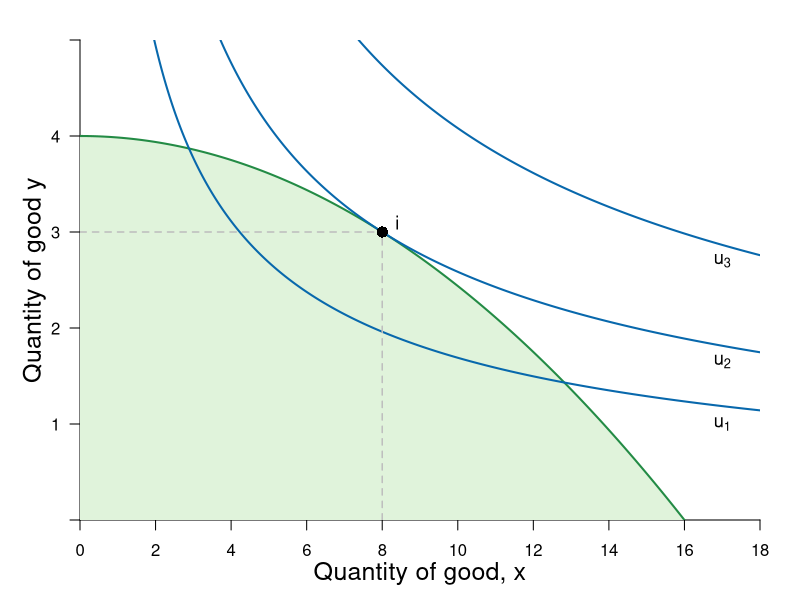

R code for this plot:
#Graph Designer: Scott Cohn
#Authors: Bowles, Foley and Halliday
#Title: Microeconomics: Competition, Conflict and Coordination

library(shape)
pdf(file = "mathappendix/indifference_map.pdf", width = 8, height = 8)

#Set parameters for graphics
axislabelsize <- 1.5
labelsize <- 1.1
graphlinewidth <- 2
segmentlinewidth <- 1.5

COL <- c("#7fc97f", "#beaed4", "#fdc086", "#ffff99", "#386cb0", "#f0027f", "#bf5b17", "#666666")
COLA <- c("#e0f3db", "#99d8c9","#66c2a4","#41ae76", "#238b45", "#005824")
COLB <- c("#4eb3d3", "#2b8cbe", "#0868ac","#084081")

#Edited the margins to cater for the larger LHS labels
par(mar =  c(4, 4, 2, 2))

ppf <- function(x, slope = 1/64, bary = 4) {
  bary - slope *x^2
}

uFn <- function(x, y, alpha = 0.4){
  (x^alpha)*(y^(1-alpha))
}

indiffA <- function(x, ubar = uFn(8,3) - 1, alpha = 0.4) {
  (ubar/ (x^alpha))^(1/ (1 - alpha))
}

ylims <- c(0, 5)
xlims <- c(0, 18)

npts <- 501 
x <- seq(xlims[1], xlims[2], length.out = npts)
y <- seq(ylims[1], ylims[2], length.out = npts) 

a <- c(uFn(8, 3) - 1, uFn(8, 3), uFn(8, 3) + 1.4) #alpha = 0.4


plot(0, 0, xlim = xlims, ylim = ylims, type = "n",
     xlab = expression(paste("")),
     ylab = expression(paste("")), 
     xaxt = "n", 
     yaxt = "n", 
     cex.lab = axislabelsize, 
     bty = "n", 
     xaxs="i", 
     yaxs="i"
)



ticksx <- seq(from = 0, to = xlims[2], by = 2)
xlabels <- seq(from = 0, to = xlims[2], by = 2)
ticksy <- c(ylims[1], 1, 2, 3, 4, ylims[2])
ylabels <- c(NA, 1, 2, 3, 4, NA)

axis(1, at = ticksx, pos = 0, labels = xlabels)
axis(2, at = ticksy, pos = 0, labels = ylabels, las = 1)

npts <- 500 
xx1 <- seq(xlims[1], xlims[2], length.out = npts)
xx2 <- seq(0, xlims[2], length.out = npts)
xx3 <- seq(xlims[1], 0, length.out = npts)
xx4 <- seq(-11, 0, length.out = npts)

#Draw the polygon for shading the feasible set
xpoly1 <- seq(from = xlims[1], to = 16, length.out = 500)
ypoly1 <- ppf(xpoly1)
polygon(x = c(xpoly1, xpoly1[1]), y = c(ypoly1, rev(ypoly1)[1]), col=COLA[1], density=NULL, border = NA)

#Draw the graphs
lines(xx1, ppf(xx1), col = COLA[5], lwd = graphlinewidth)

contour(x, y, 
        outer(x, y, uFn),
        drawlabels = FALSE,
        col = COLB[3],
        lwd = graphlinewidth,
        levels = a, 
        xaxs="i", 
        yaxs="i", 
        add = TRUE)

#Axis labels
mtext(expression(paste("Quantity of good, ", x)), side = 1, line = 2.5, cex = axislabelsize)
text(-1.2, 0.5*ylims[2], expression(paste("Quantity of good ", y)), xpd = TRUE, cex = axislabelsize, srt = 90) 

#Label the indifference curves
text(17, 1, expression(u[1]), cex = labelsize)
text(17, 1.65, expression(u[2]), cex = labelsize)
text(17, 2.7, expression(u[3]), cex = labelsize)

#Annotate max u point on feasibility frontier
text(8.4, ppf(8) + 0.1, expression(paste(i)), cex = labelsize)
segments(8, 0, 8, ppf(x = 8), lty = 2, col = "gray", lwd = segmentlinewidth)
segments(0, ppf(x = 8), 8, ppf(x = 8), lty = 2, col = "gray", lwd = segmentlinewidth)
points(8, ppf(x = 8), pch = 16, col = "black", cex = 1.5)

# text(3.3, ppf(2.9) + 0.1, expression(paste(a)), cex = labelsize)
# segments(2.9, 0, 2.9, ppf(x = 2.9), lty = 2, col = "gray", lwd = segmentlinewidth)
# segments(0, ppf(x = 2.9), 2.9, ppf(x = 2.9), lty = 2, col = "gray", lwd = segmentlinewidth)
# points(2.9, ppf(x = 2.9), pch = 16, col = "black", cex = 1.5)


# text(13.15, ppf(12.8) + 0.1, expression(paste(b)), cex = labelsize)
# segments(12.8, 0, 12.8, ppf(x = 12.8), lty = 2, col = "gray", lwd = segmentlinewidth)
# segments(0, ppf(x = 12.8), 12.8, ppf(x = 12.8), lty = 2, col = "gray", lwd = segmentlinewidth)
# points(12.8, ppf(x = 12.8), pch = 16, col = "black", cex = 1.5)


dev.off()
